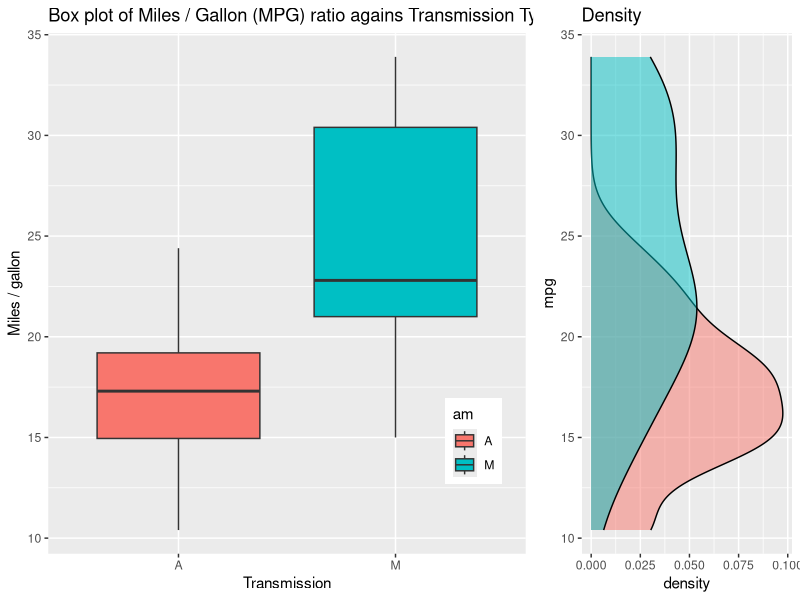

This figure's R source:
# Loading data
data(mtcars)

# Basic exploration
head(mtcars)
summary(mtcars[,c("mpg","am")])

# Modifying the data
mtcars$am <- factor(mtcars$am, levels=c(0,1), labels=c("A","M"))

# First plot of the data
library(ggplot2)
library(gridExtra)
g1 = ggplot(data=mtcars, aes(x=am,y=mpg, fill=am)) + geom_boxplot()
g1 = g1 + scale_x_discrete("Transmission") + scale_y_continuous("Miles / gallon")
g1 = g1 + ggtitle("Box plot of Miles / Gallon (MPG) ratio agains Transmission Type.")
g1 = g1 + theme(legend.position=c(0.95,0.3), legend.justification=c(1,1)) 
g2 = ggplot(mtcars, aes(x=mpg, fill=am)) + geom_density(alpha=0.5)
g2 = g2 + coord_flip() + theme(legend.position="none") + labs(title="Density")
grid.arrange(g1,g2,ncol=2,nrow=1,widths=c(4,2))

# ideas for after
# par(mfrow=c(2,2))
# fit <- lm(mpg ~ ., data=mtcars) ; plot(fit)